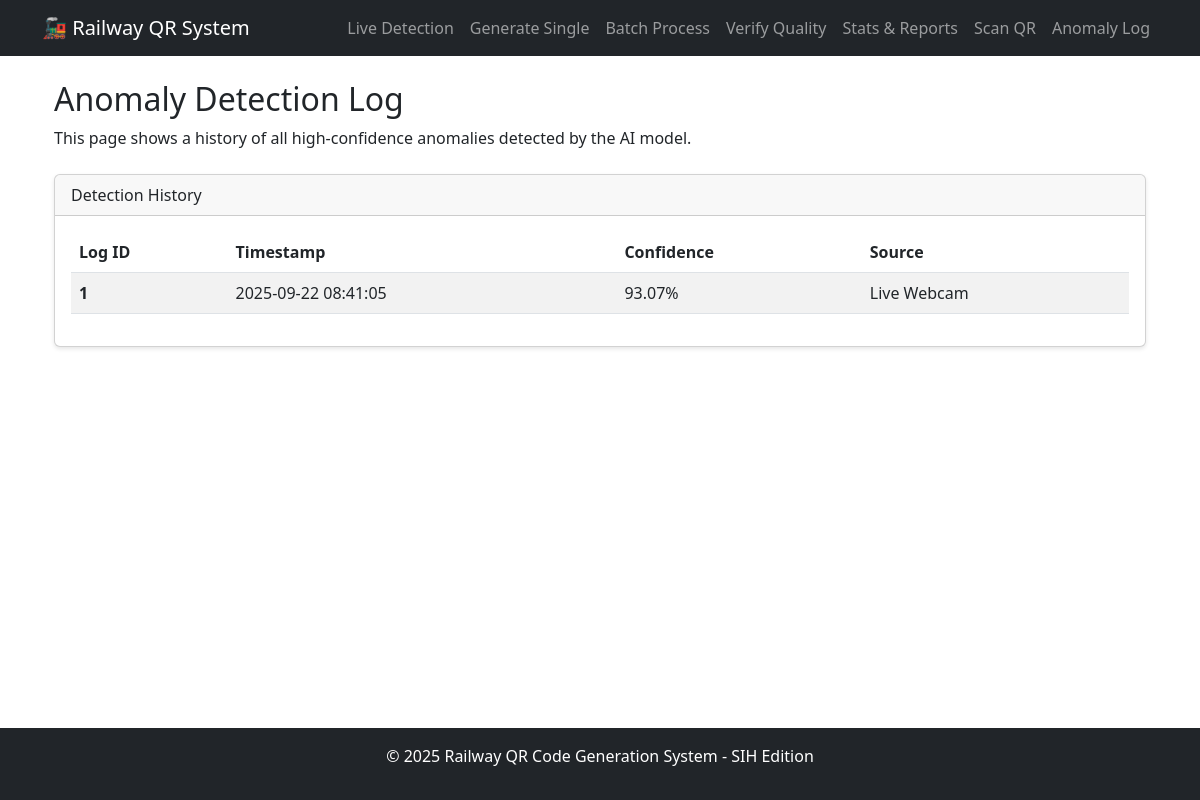
/anomaly_log, run on the app's committed database.
### tables this page shows
CREATE TABLE anomaly_logs (
                    id INTEGER PRIMARY KEY AUTOINCREMENT,
                    timestamp TIMESTAMP DEFAULT CURRENT_TIMESTAMP,
                    confidence REAL NOT NULL,
                    video_source TEXT
                );

### app.py (the view)
@app.route('/anomaly_log')
def anomaly_log():
    db_manager = get_db_manager()
    logs_data = [] # Create an empty list to hold our cleaned data
    try:
        with sqlite3.connect(db_manager.db_path) as conn:
            conn.row_factory = sqlite3.Row
            cursor = conn.cursor()
            cursor.execute("SELECT * FROM anomaly_logs ORDER BY timestamp DESC")
            for row in cursor.fetchall():
                logs_data.append({
                    'id': row['id'],
                    'timestamp': row['timestamp'],
                    'confidence': float(row['confidence']), # Explicitly convert confidence to a float
                    'video_source': row['video_source']
                })
    except Exception as e:
        flash(f"Error fetching anomaly logs: {e}", "danger")
    return render_template('anomaly_log.html', logs=logs_data)

### app.py (called while the page is built)
def get_db_manager():
    return RailwayDatabaseManager()

### src/database_manager.py (called while the page is built)
    def ensure_db_directory(self):
        db_dir = os.path.dirname(self.db_path)
        if db_dir:
            os.makedirs(db_dir, exist_ok=True)

### templates/anomaly_log.html (shortened to what this page needs)
{% extends 'base.html' %}
{% block content %}
<div class="container">
    <h2 class="mt-4">Anomaly Detection Log</h2>
    <p>This page shows a history of all high-confidence anomalies detected by the AI model.</p>
    <div class="card mt-4">
        <div class="card-header">
            Detection History
        </div>
        <div class="card-body">
            <table class="table table-striped">
                <thead>
                    <tr>
                        <th scope="col">Log ID</th>
                        <th scope="col">Timestamp</th>
                        <th scope="col">Confidence</th>
                        <th scope="col">Source</th>
                    </tr>
                </thead>
                <tbody>
                    {% for log in logs %}
                    <tr>
                        <th scope="row">{{ log.id }}</th>
                        <td>{{ log.timestamp }}</td>
                        <td>{{ "%.2f"|format(log.confidence) }}%</td>
                        <td>{{ log.video_source }}</td>
                    </tr>
                    {% else %}
                    <tr>
                        <td colspan="4" class="text-center">No anomalies logged yet.</td>
                    </tr>
                    {% endfor %}
                </tbody>
            </table>
        </div>
    </div>
</div>
{% endblock %}

### static/css/style.css (style rules this page uses)
body { padding-bottom: 60px; }
.card { box-shadow: 0 2px 4px rgba(0,0,0,.1); }

### data on the page
anomaly_logs: id "1", timestamp "2025-09-22 08:41:05", confidence "93.07", video_source "Live Webcam"
